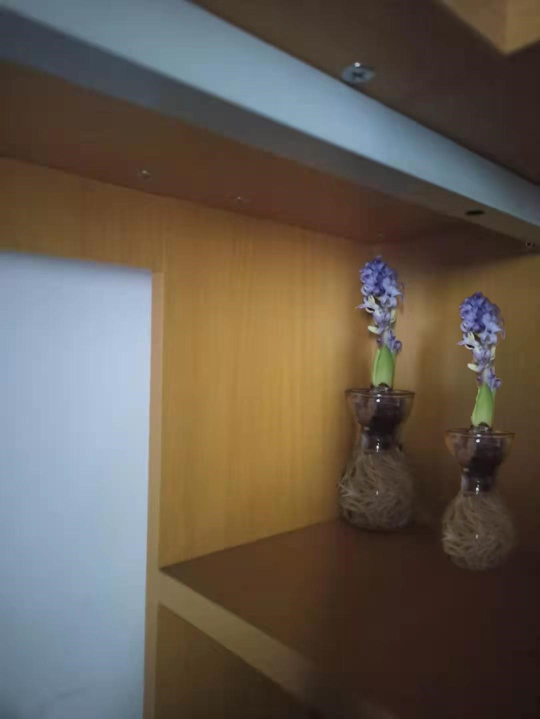
#> input picture dataset/image001.jpg, 1080 x 1438 px, found by its file name (shown at 1/2 size)
$ python cv_sift.py
#> lines starting #> are read from the running program, lines starting #| are printed output that depends on the picture; after the words box and inside, x2 and y2 are one past the last pixel; in counts of white or black regions, pixels touching at a corner belong together
import cv2
import time
import numpy as np
imgArr = ["image001.jpg","image002.jpg","image003.jpg","image004.jpg","image005.jpg","image006.jpg"]
for holy in imgArr:
    print("[",holy,"]")
    start = time.process_time()
    img = cv2.imread(holy)
#> img is the input picture: shape (1438, 1080, 3); mean B, G, R 79.6, 91, 101.3
    # 读入图像
    gray = cv2.cvtColor(img,cv2.COLOR_BGR2GRAY)
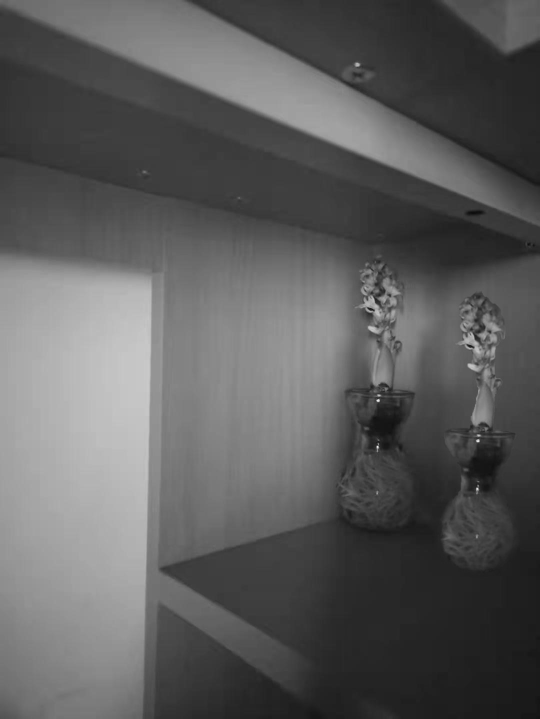
#> gray: shape (1438, 1080) (shown at 1/2 size); min 12, max 254, mean 92.8
    # 转为灰度图像

    sift = cv2.SIFT_create()
    # 创建SIFT对象
    kp, des = sift.detectAndCompute(gray,None)
#> kp = 411 keypoints; strongest (x, y, size): (756, 801, 3.9), (956, 882, 4.1), (755, 894, 3.2), (758, 791, 3.5)
    # kp为关键点位坐标等信息，des为各点位特征值，共128项
    for point in range(np.size(des,axis=0)):
        des[point] = des[point] / np.linalg.norm(des[point])
    # 单位化输入各向量
    print('number of key points:', len(kp))
#| number of key points: 411
    # 输出关键点总数
    rowMatrix, colMatrix = des.shape[0], des.shape[1]
#> rowMatrix = 411; colMatrix = 128
    match = np.ones((1,rowMatrix))

    #求取行向量与特征矩阵中每一行的欧氏距离

    for i in range(rowMatrix):
        if(rowMatrix>=100000):
            i*=100
        if(i>=rowMatrix):
            break
        vet = des[i]
        colVec = np.ones((rowMatrix,1))
        matTemp = (colVec*vet-des)**2
        distance_I_other = np.sqrt(np.sum(matTemp,1))
        vals = np.sort(distance_I_other,axis=0)
        indx = np.argsort(distance_I_other,axis=0)
        if(vals[1] < 0.4 * vals[2]):
            match[0][i] = indx[1]
        else:
            match[0][i] = 0
#> this loop made 411 passes
#> pass 1, `matTemp = (colVec*vet-des)**2`:
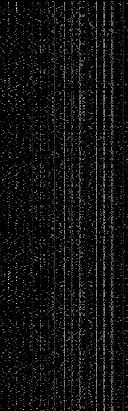
#> matTemp: shape (411, 128) float64; min 0, max 0.14, mean 0.00928; drawn with min black and max white
#> pass 2, `matTemp = (colVec*vet-des)**2`:
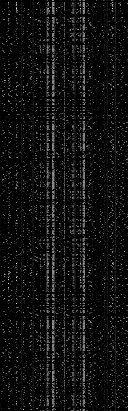
#> matTemp: shape (411, 128) float64; min 0, max 0.138, mean 0.00868; drawn with min black and max white
#> pass 3, `matTemp = (colVec*vet-des)**2`:
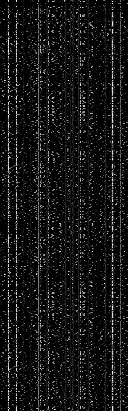
#> matTemp: shape (411, 128) float64; min 0, max 0.1, mean 0.00839; drawn with min black and max white
    # 0.4为设置的阈值，可自由更改

    # 根据match值决定是否画线
    for i in range(rowMatrix):
        if(rowMatrix>=100000):
            i*=100
        if(i>=rowMatrix):
            break
        a = int(match[0][i])
        if(a>0):
            cv2.line(img,(int(kp[a].pt[0]),int(kp[a].pt[1])),(int(kp[i].pt[0]),int(kp[i].pt[1])),(0,255,0))
#> this loop made 411 passes
#> a on passes 1 to 3: 0, 0, 0
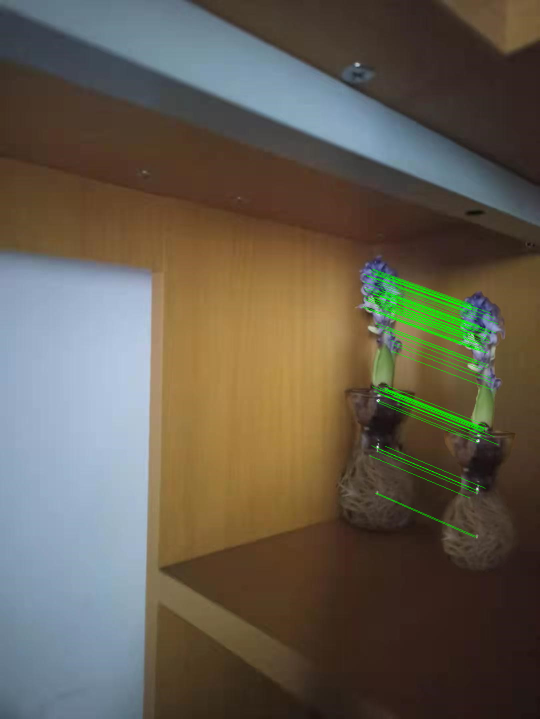
#> img: shape (1438, 1080, 3) (shown at 1/2 size); 0.92% of pixels changed, all inside (x1, y1, x2, y2) = (723, 538, 997, 1075)

    imgRes_name = "sift_res_"+holy
    # 存取结果到文件
    cv2.imwrite(imgRes_name,img)
    end = time.process_time()
    print("Processing Time:",end-start,"s\n")
#> pass 2 of the loop `for holy in imgArr:`:
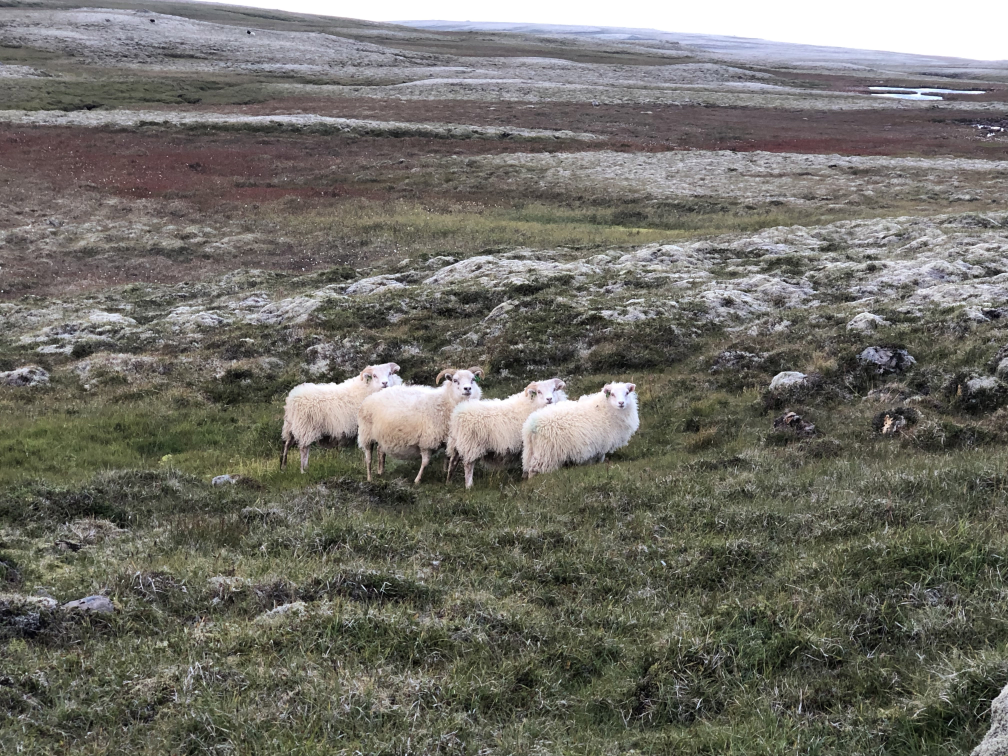
#> input picture dataset/image002.jpg, 4032 x 3024 px, found by its file name (shown at 1/4 size)
#> img is the input picture: shape (3024, 4032, 3); mean B, G, R 101.8, 109.3, 110.9
#> `gray = cv2.cvtColor(img,cv2.COLOR_BGR2GRAY)`:
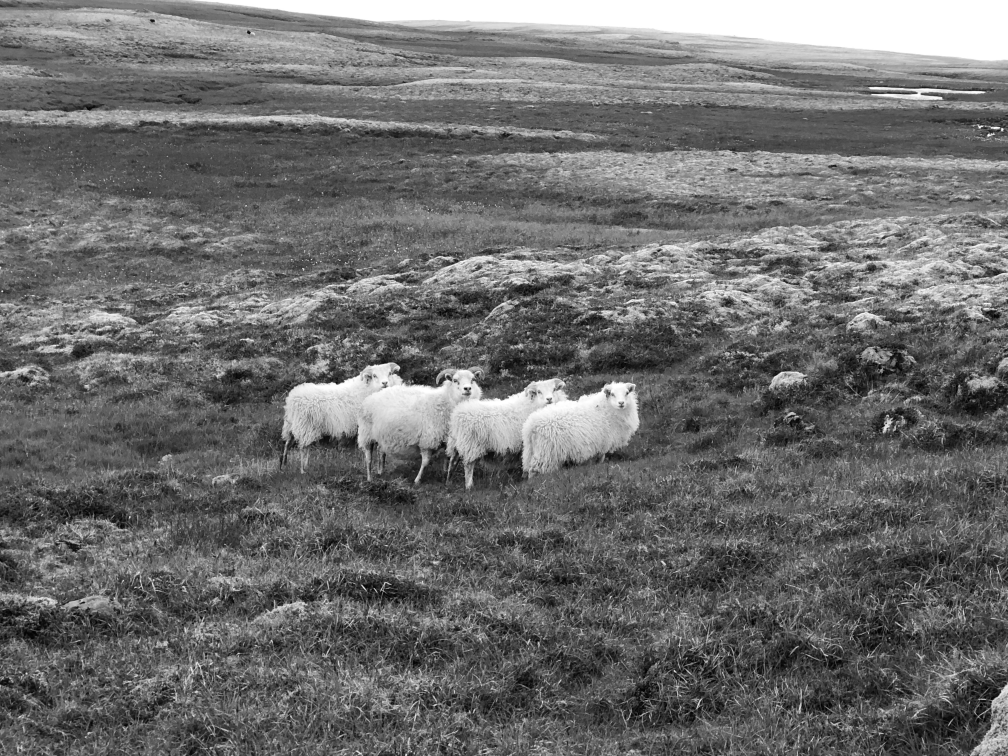
#> gray: shape (3024, 4032) (shown at 1/4 size); min 0, max 255, mean 108.9
#> (the run stopped early here; a loop or call above may not have finished)
